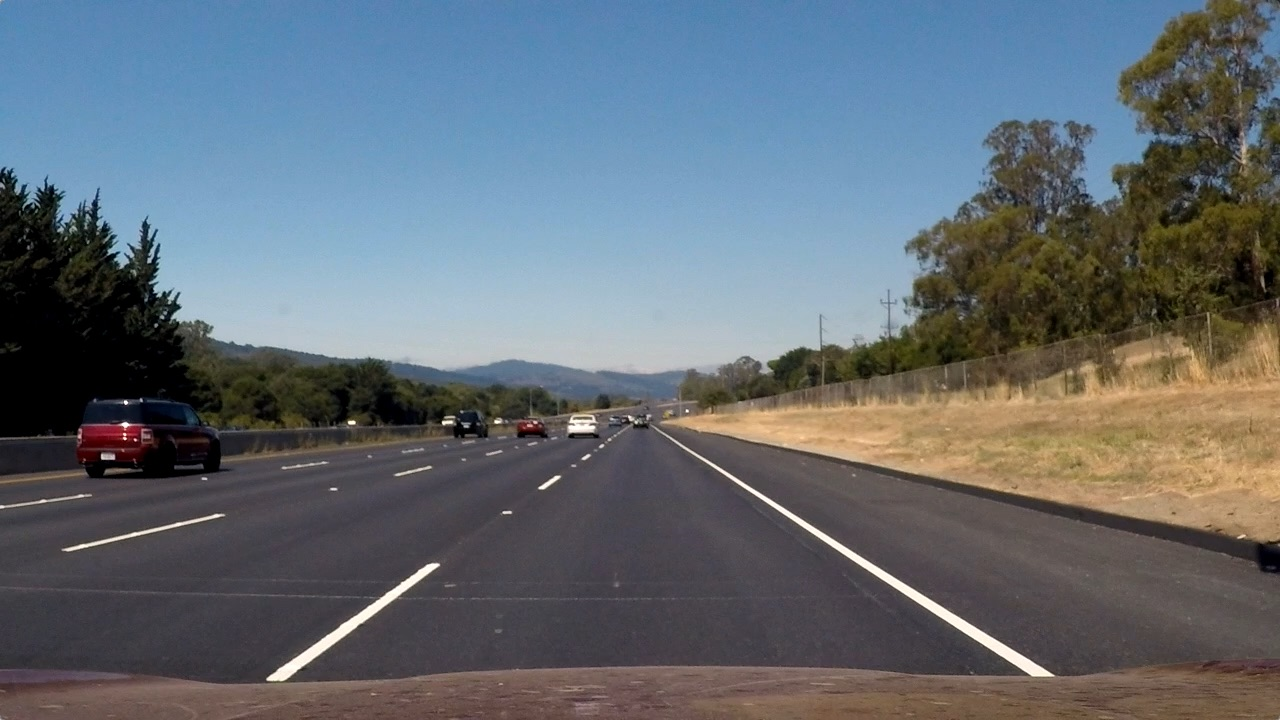
#> input picture Data/test_img.jpg, 1280 x 720 px, given in place of Manhattan_Trim.mp4, which was not available
$ jupyter execute Lane_Detection.ipynb
#> lines starting #> are read from the running program, lines starting #| are printed output that depends on the picture; pictures that were not available may be replaced by others from this repository, and a replacement may not be noted
#> further down, frame is the input picture: shape (720, 1280, 3); mean B, G, R 115.1, 107.7, 99.4
[cell 1]
import cv2
import numpy as np
import matplotlib.pyplot as plt

[cell 2]
def roi(image, vertices):
    mask = np.zeros_like(image)
    mask_color = 255
    cv2.fillPoly(mask, vertices, mask_color)
    masked_img = cv2.bitwise_and(image, mask)
    return masked_img

[cell 3]
def draw_lines(lines, image):
    for line in lines:
        x1, y1, x2, y2 = line[0]
        cv2.line(image, (x1, y1), (x2, y2), (0, 255, 0), 2)
    return image

[cell 4]
def process(img):
    try:
        h, w, _ = img.shape
#> h = 720; w = 1280
        roi_vertices = [
            (200, h),
            (w/2, 2*h/3),
            (w-100, h)
        ]
#> roi_vertices = [(200, 720), (640, 480), (1180, 720)]


        grayimg = cv2.cvtColor(img, cv2.COLOR_BGR2GRAY)
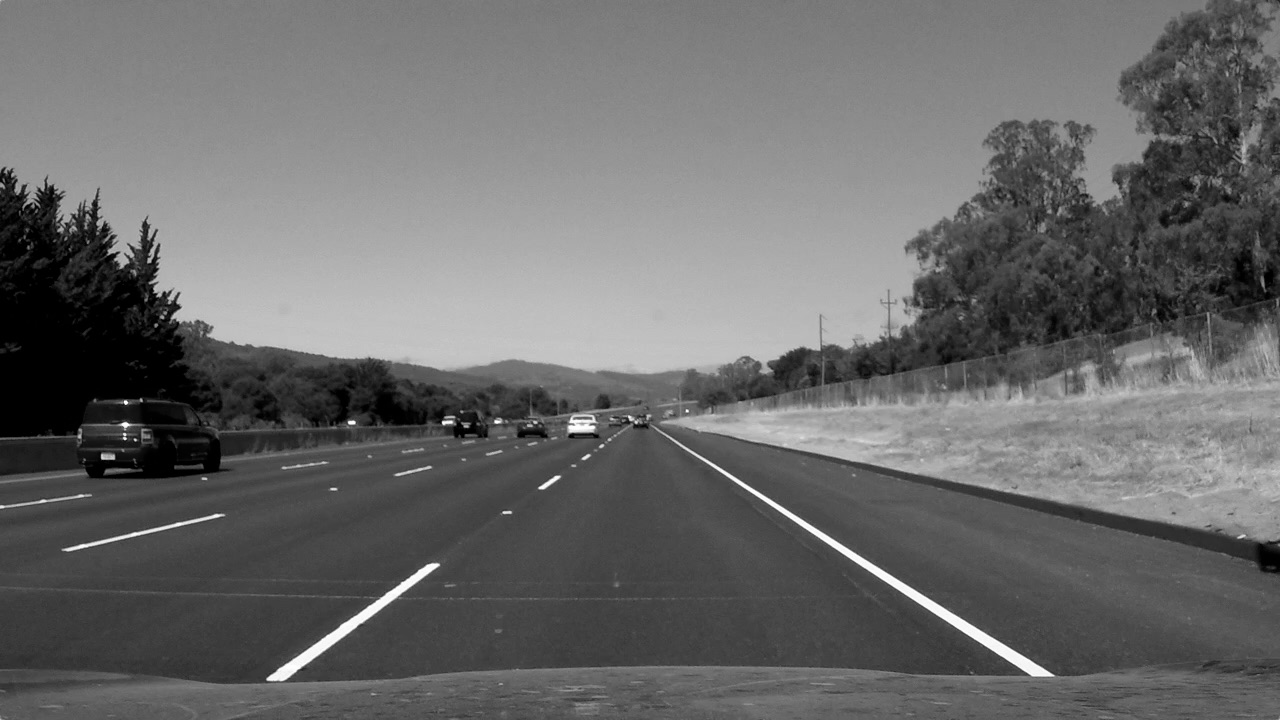
#> grayimg: shape (720, 1280); min 0, max 254, mean 106

        kernel = np.ones((3,3), np.uint8)
        grayimg = cv2.dilate(grayimg, kernel=kernel)
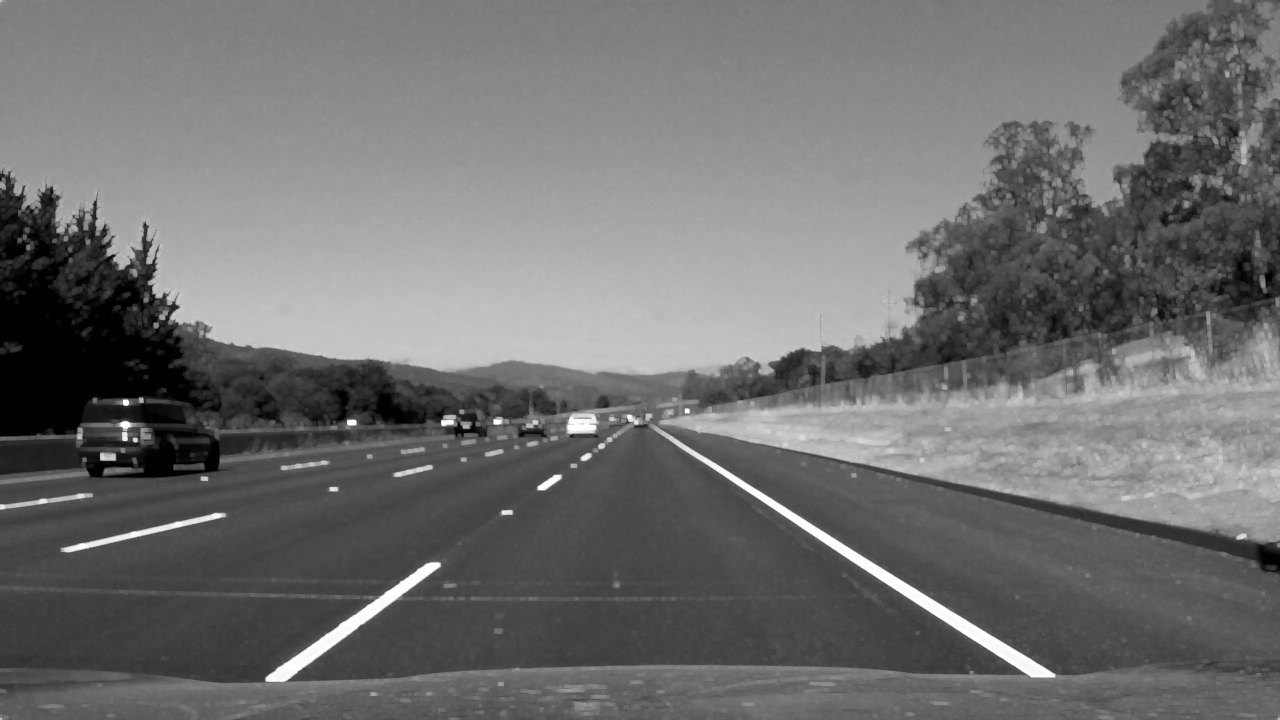
#> grayimg: shape (720, 1280); min 0, max 254, mean 111.6

        canny = cv2.Canny(grayimg, 60, 255)
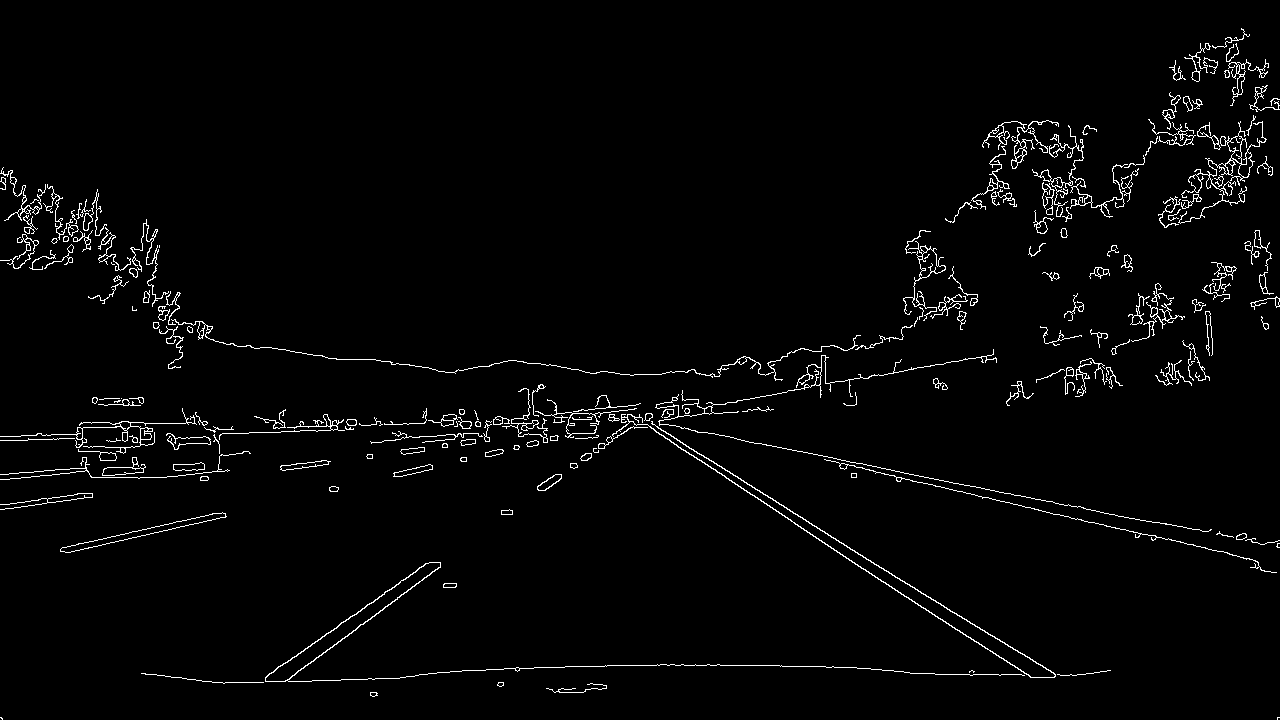
#> canny: shape (720, 1280); 2.3% white in thin lines or dots

        roi_image = roi(canny, np.array([roi_vertices], np.uint32))

        hough_lines = cv2.HoughLinesP(roi_image, 1, np.pi/180, 40, minLineLength=10, maxLineGap=5)
        fimg = draw_lines(hough_lines, img)
        return fimg

    except Exception:
        return img

[cell 5]
cap = cv2.VideoCapture("D:/CodeClause_AI_Internship/ROAD_LANE_DETECTION/New folder/Data/Manhattan_Trim.mp4")

frame_width = int(cap.get(cv2.CAP_PROP_FRAME_WIDTH))
frame_height = int(cap.get(cv2.CAP_PROP_FRAME_HEIGHT))

fourcc = cv2.VideoWriter_fourcc(*"XVID")
saved_frame = cv2.VideoWriter("Manhattan_detection.avi", fourcc, 30.0, (frame_width, frame_height))


while cap.isOpened():
    _, frame = cap.read()

    try:

        frame = process(frame)
        saved_frame.write(frame)
        cv2.imshow("final", frame)

        if cv2.waitKey(1) & 0xFF == 27:
#> (key Esc is pressed here)
            break

    except Exception:
        break

cap.release()
saved_frame.release()
cv2.destroyAllWindows()
